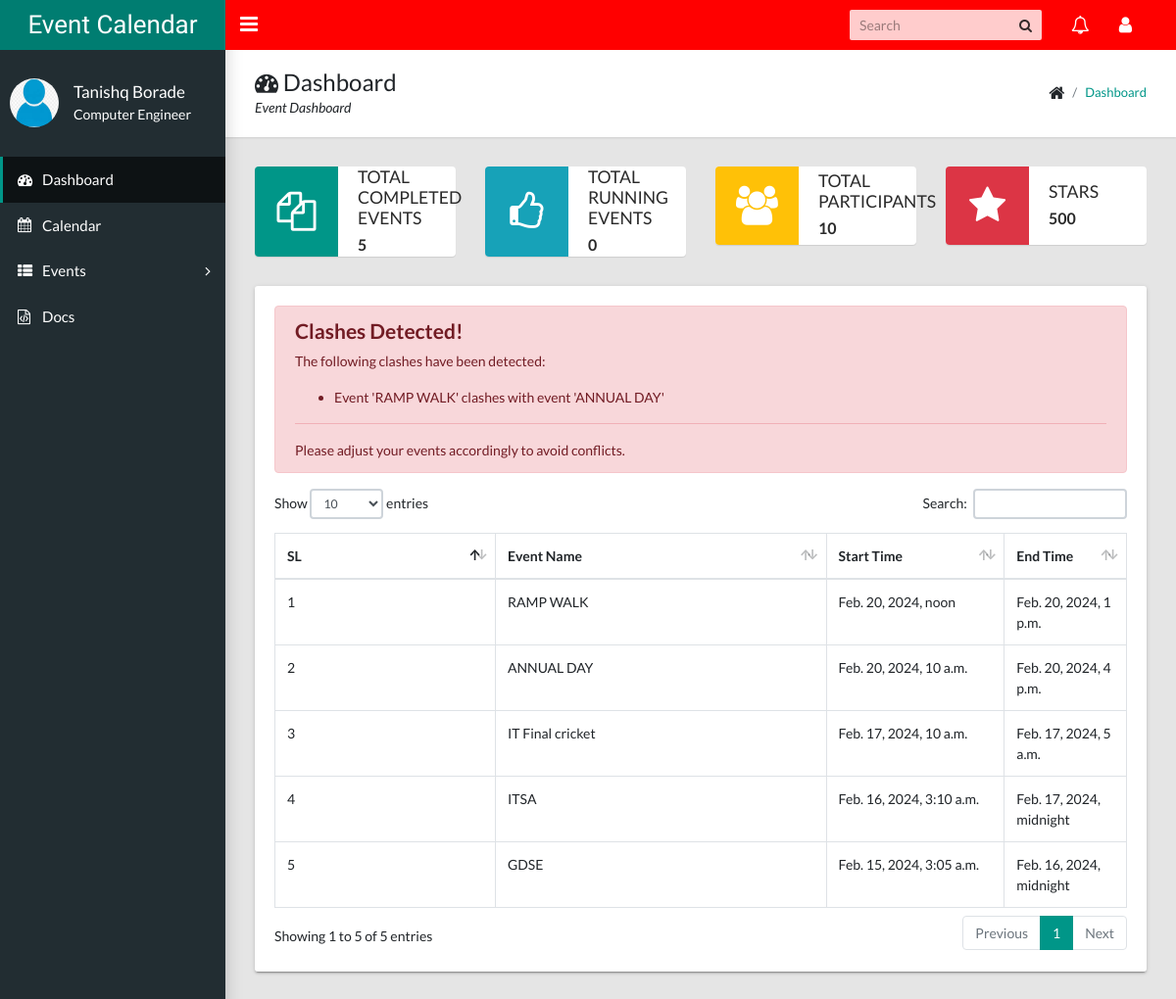
Screenshot of / (signed in) with the database file from the repository.
### calendarapp/models/event.py (models this page shows, shortened)
class Event(EventAbstract):
    user = models.ForeignKey(User, on_delete=models.CASCADE, related_name="events")
    title = models.CharField(max_length=200)
    description = models.TextField()
    start_time = models.DateTimeField()
    end_time = models.DateTimeField()
    objects = EventManager()

### eventcalendar/views.py (the view)
# urls.py: path("", DashboardView.as_view(), name="dashboard"),
class DashboardView(LoginRequiredMixin, View):
    login_url = "accounts:signin"
    template_name = "calendarapp/dashboard.html"
    def get(self, request, *args, **kwargs):
        events = Event.objects.get_all_events(user=request.user)
        running_events = Event.objects.get_running_events(user=request.user)
        latest_events = Event.objects.filter(user=request.user).order_by("-id")[:10]
        clashes = []
        for event in latest_events:
            for other_event in latest_events:
                if event != other_event:
                    if (event.start_time <= other_event.start_time <= event.end_time) or (event.start_time <= other_event.end_time <= event.end_time):
                        clash_message = f"Event '{other_event.title}' clashes with event '{event.title}'"
                        if clash_message not in clashes:
                            clashes.append(clash_message)
        context = {
            "total_event": events.count(),
            "running_events": running_events,
            "latest_events": latest_events,
            "clashes": clashes,
        }
        return render(request, self.template_name, context)

### calendarapp/models/event.py (called while the page is built)
    def get_all_events(self, user):
        events = Event.objects.filter(user=user, is_active=True, is_deleted=False)
        return events

    def get_running_events(self, user):
        running_events = Event.objects.filter(
            user=user,
            is_active=True,
            is_deleted=False,
            end_time__gte=datetime.now().date(),
        ).order_by("start_time")
        return running_events

### templates/calendarapp/dashboard.html (shortened to what this page needs)
{% extends 'base/base.html' %}
{% load static %}
{% block breadcrumb %}
    <div>
        <h1><i class="fa fa-dashboard"></i> Dashboard</h1>
        <p>Event Dashboard</p>
    </div>
    <ul class="app-breadcrumb breadcrumb">
        <li class="breadcrumb-item"><i class="fa fa-home fa-lg"></i></li>
        <li class="breadcrumb-item"><a href="#">Dashboard</a></li>
    </ul>
{% endblock breadcrumb %}
{% block content %}
<div class="row">
    <div class="col-md-6 col-lg-3">
        <div class="widget-small primary coloured-icon">
            <i class="icon fa fa-files-o fa-3x"></i>
            <div class="info">
                <h4>Total Completed Events</h4>
                <p><b>{{ total_event }}</b></p>
            </div>
        </div>
    </div>
    <div class="col-md-6 col-lg-3">
        <div class="widget-small info coloured-icon">
            <i class="icon fa fa-thumbs-o-up fa-3x"></i>
            <div class="info">
                <h4>Total Running Events</h4>
                <p><b>{{ running_events.count }}</b></p>
            </div>
        </div>
    </div>
    <div class="col-md-6 col-lg-3">
        <div class="widget-small warning coloured-icon">
            <i class="icon fa fa-users fa-3x"></i>
            <div class="info">
                <h4>Total Participants</h4>
                <p><b>10</b></p>
            </div>
        </div>
    </div>
    <div class="col-md-6 col-lg-3">
        <div class="widget-small danger coloured-icon">
            <i class="icon fa fa-star fa-3x"></i>
            <div class="info">
                <h4>Stars</h4>
                <p><b>500</b></p>
            </div>
        </div>
    </div>
    <div class="col-md-12">
        <div class="tile">
            <div class="tile-body">
                {% if clashes %}
                    <div class="alert alert-danger" role="alert">
                        <h4 class="alert-heading">Clashes Detected!</h4>
                        <p>The following clashes have been detected:</p>
                        <ul>
                            {% for clash in clashes %}
                                <li>{{ clash }}</li>
                            {% endfor %}
                        </ul>
                        <hr>
                        <p class="mb-0">Please adjust your events accordingly to avoid conflicts.</p>
                    </div>
                {% endif %}
                <div class="table-responsive">
                    <div id="sampleTable_wrapper" class="dataTables_wrapper container-fluid dt-bootstrap4 no-footer">
                        <div class="row">
                            <div class="col-sm-12">
                                <table class="table table-hover table-bordered dataTable no-footer" id="sampleTable" role="grid" aria-describedby="sampleTable_info">
                                    <thead>
                                        <tr role="row">
                                            <th class="sorting_asc" tabindex="0" aria-controls="sampleTable" rowspan="1" colspan="1" aria-sort="ascending" aria-label="Name: activate to sort column descending" style="width: 261.641px;">SL</th>
                                            <th class="sorting" tabindex="0" aria-controls="sampleTable" rowspan="1" colspan="1" aria-label="Position: activate to sort column ascending" style="width: 417.312px;">Event Name</th>
                                            <th class="sorting" tabindex="0" aria-controls="sampleTable" rowspan="1" colspan="1" aria-label="Office: activate to sort column ascending" style="width: 189.281px;">Start Time</th>
                                            <th class="sorting" tabindex="0" aria-controls="sampleTable" rowspan="1" colspan="1" aria-label="Age: activate to sort column ascending" style="width: 102.141px;">End Time</th>
                                        </tr>
                                    </thead>
                                    <tbody>
                                        {% for event in latest_events %}
                                            <tr role="row" class="odd">
                                                <td class="sorting_1">{{ forloop.counter }}</td>
                                                <td>{{ event.title }}</td>
                                                <td>{{ event.start_time }}</td>
                                                <td>{{ event.end_time }}</td>
                                            </tr>
                                        {% endfor %}
                                    </tbody>
                                </table>
                            </div>
                        </div>
                    </div>
                </div>
            </div>
        </div>
    </div>
</div>
{% endblock content %}

### templates/base/base.html (shortened to what this page needs)
<!DOCTYPE html>
<html lang="en">
    {% load static %}
    <head>
        <link rel="stylesheet" type="text/css" href="{% static 'css/main.css' %}" />
        <link rel="stylesheet" type="text/css" href="https://maxcdn.bootstrapcdn.com/font-awesome/4.7.0/css/font-awesome.min.css" />
    </head>
    <body class="app sidebar-mini">
        <header class="app-header">
            <a class="app-header__logo" href="#">Event Calendar</a>
            <a class="app-sidebar__toggle" href="#" data-toggle="sidebar" aria-label="Hide Sidebar"></a>
            <ul class="app-nav">
                <li class="app-search">
                    <input class="app-search__input" type="search" placeholder="Search" />
                    <button class="app-search__button"><i class="fa fa-search"></i></button>
                </li>
                <li class="dropdown">
                    <a class="app-nav__item" href="#" data-toggle="dropdown" aria-label="Show notifications"><i class="fa fa-bell-o fa-lg"></i></a>
                </li>
                <li class="dropdown">
                    <a class="app-nav__item" href="#" data-toggle="dropdown" aria-label="Open Profile Menu"><i class="fa fa-user fa-lg"></i></a>
                </li>
            </ul>
        </header>
        <aside class="app-sidebar">
            <div class="app-sidebar__user">
                <img class="app-sidebar__user-avatar" alt="User Image" height="50px" width="50px"/>
                <div>
                    <p class="app-sidebar__user-name">Tanishq Borade</p>
                    <p class="app-sidebar__user-designation">Computer Engineer</p>
                </div>
            </div>
            <ul class="app-menu">
                <li>
                    <a class="app-menu__item active" href="{% url 'dashboard' %}"><i class="app-menu__icon fa fa-dashboard"></i><span class="app-menu__label">Dashboard</span></a>
                </li>
                <li>
                    <a class="app-menu__item" href="{% url 'calendarapp:calendar' %}"><i class="app-menu__icon fa fa-calendar"></i><span class="app-menu__label">Calendar</span></a>
                </li>
                <li class="treeview">
                    <a class="app-menu__item" href="#" data-toggle="treeview"><i class="app-menu__icon fa fa-th-list"></i><span class="app-menu__label">Events</span><i class="treeview-indicator fa fa-angle-right"></i></a>
                </li>
                <li>
                    <a class="app-menu__item" href="#"><i class="app-menu__icon fa fa-file-code-o"></i><span class="app-menu__label">Docs</span></a>
                </li>
            </ul>
        </aside>
        <main class="app-content">
            <div class="app-title">
                {% block breadcrumb %}
                {% endblock breadcrumb %}
            </div>
            {% block content %}
            {% endblock content %}
        </main>
    </body>
</html>

### templates/base/js.html (shortened to what this page needs)
{% load static %}

### rows the page displays
Event: title "RAMP WALK", start_time "Feb. 20, 2024, noon", end_time "Feb. 20, 2024, 1 p.m."
Event: title "ANNUAL DAY", start_time "Feb. 20, 2024, 10 a.m.", end_time "Feb. 20, 2024, 4 p.m."
Event: title "IT Final cricket", start_time "Feb. 17, 2024, 10 a.m.", end_time "Feb. 17, 2024, 5 a.m."
Event: title "ITSA", start_time "Feb. 16, 2024, 3:10 a.m.", end_time "Feb. 17, 2024, midnight"
Event: title "GDSE", start_time "Feb. 15, 2024, 3:05 a.m.", end_time "Feb. 16, 2024, midnight"

### other values shown
{{ total_event }} "5"
{{ running_events.count }} "0"
{{ clash }} "Event 'RAMP WALK' clashes with event 'ANNUAL DAY'"
